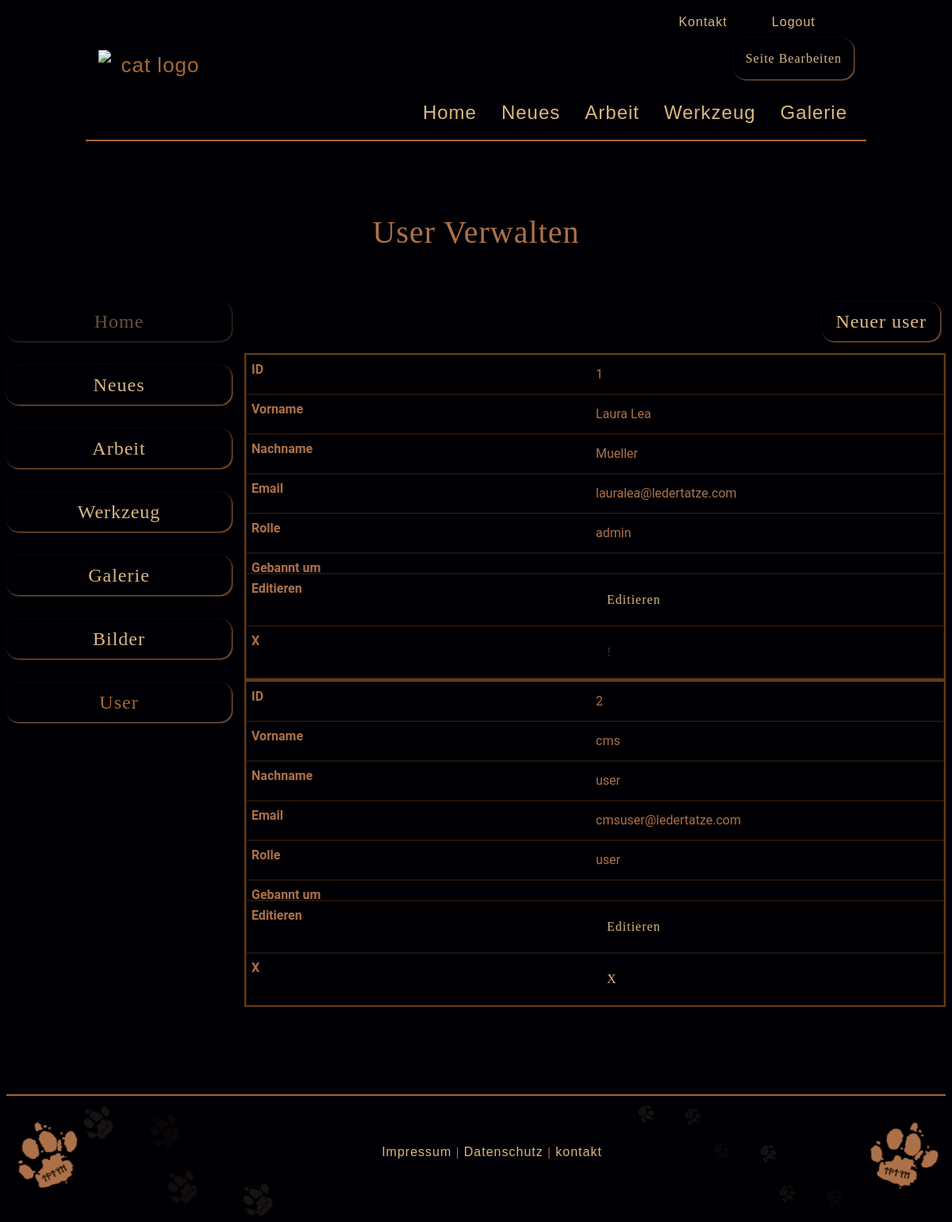
Page /index?p=admin&module=users&action=list (signed in) on the committed database.
### tables this page shows
CREATE TABLE `users` (
  `id` int(11) NOT NULL,
  `email` varchar(250) NOT NULL,
  `first_name` varchar(250) NOT NULL,
  `last_name` varchar(250) NOT NULL,
  `password` varchar(250) NOT NULL,
  `role` varchar(20) NOT NULL DEFAULT 'user',
  `login_try` int(3) NOT NULL DEFAULT 0,
  `banned_at` datetime DEFAULT NULL
);

### web/index.php (called while the page is built, shortened)
<?php
require 'templates/layout.php';

### web/models/users.php (called while the page is built, shortened)
<?php
function getAllUsers()
{
    global $db_connection;
    $res = mysqli_query($db_connection, "SELECT * FROM users");
    $items = [];
    while ($row = mysqli_fetch_assoc($res)) {
        $items[] = $row;
    }
    return $items;
}

### web/controllers/admin/users.php (called while the page is built, shortened)
<?php
$available_actions = [
    'list',
    'new',
    'create',
    'edit',
    'update',
    'delete'
];
if (isset($_REQUEST['action']) && in_array($_REQUEST['action'], $available_actions)) {
    $action = $_REQUEST['action'];
} else {
}
if (isset($action)){
    switch ($action) {
        case 'list':
            $pageElement = listItems();
            break;
    }
}
function listItems()
{
    include('models/users.php');
    $items = getAllUsers();
    return [
        'page' => 'templates/admin/lists/users.php',
        'items' => $items,
        'edit_link' => 'index.php?p=admin&module=users&action=edit&id=',
        'delete_link' => 'index.php?p=admin&module=users&action=delete&id=',
    ];
}

### web/templates/admin/lists/users.php (the view, shortened to what this page needs)
<div class="row justify-content-end">
        <button class="btn btn_1 btn_send btn_table"><a href="<?php print 'index.php?p=admin&module=users&action=new'; ?>">Neuer user</a></button>
</div>
<div class="row">
    <div class="col table-responsive" id="no-more-tables">
        <table class="table table-bordered table-striped table-condensed">
            <tbody>
                <?php foreach($pageElement['items'] as $item){ ?>
                    <tr>
                        <td data-title="ID"><?php print $item['id']; ?></td>
                        <td data-title="Vorname"><?php print $item['first_name']; ?></td>
                        <td data-title="Nachname"><?php print $item['last_name']; ?></td>
                        <td data-title="Email"><?php print $item['email']; ?></td>
                        <td data-title="Rolle"><?php print $item['role']; ?></td>
                        <td data-title="Gebannt um"><?php print $item['banned_at']; ?></td>
                        <td data-title="Editieren"><button class="btn"><a href="<?php print $pageElement['edit_link'] . $item['id']; ?>">Editieren</a></button></td>
                        <td data-title="X">
                            <button class="btn" <?= $item['id']== 1 ? 'disabled>!': "><a href=".$pageElement['delete_link'] . $item['id'].">X</a>";?></button>
                        </td>
                    </tr>
                <?php } ?>
            </tbody>
        </table>
    </div>
</div>

### rows in the picture
users: id "1", first_name "Laura Lea", last_name "Mueller", email "lauralea@ledertatze.com", role "admin"
users: id "2", first_name "cms", last_name "user", email "cmsuser@ledertatze.com", role "user"

### other values in the picture
$titleBackend "User"
